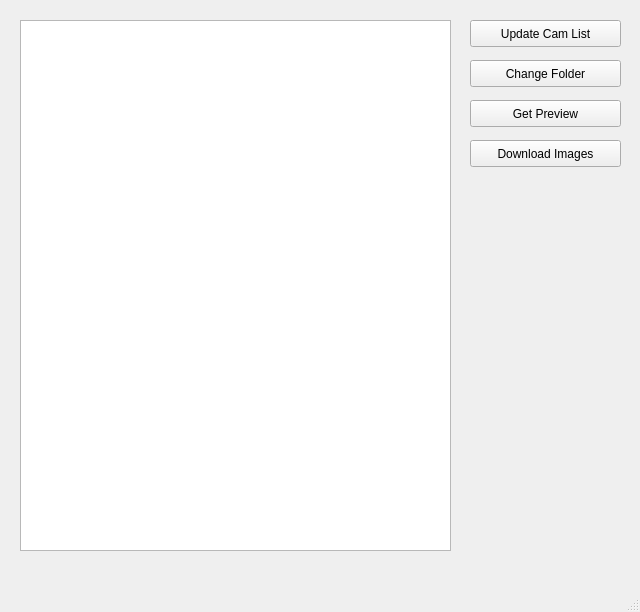
<?xml version="1.0" encoding="UTF-8"?>
<ui version="4.0">
 <class>MainWindow</class>
 <widget class="QMainWindow" name="MainWindow">
  <property name="geometry">
   <rect>
    <x>0</x>
    <y>0</y>
    <width>640</width>
    <height>612</height>
   </rect>
  </property>
  <property name="windowTitle">
   <string>MainWindow</string>
  </property>
  <widget class="QWidget" name="centralwidget">
   <widget class="QPushButton" name="updateButton">
    <property name="geometry">
     <rect>
      <x>470</x>
      <y>20</y>
      <width>151</width>
      <height>27</height>
     </rect>
    </property>
    <property name="text">
     <string>Update Cam List</string>
    </property>
   </widget>
   <widget class="QPushButton" name="folderButton">
    <property name="geometry">
     <rect>
      <x>470</x>
      <y>60</y>
      <width>151</width>
      <height>27</height>
     </rect>
    </property>
    <property name="text">
     <string>Change Folder</string>
    </property>
   </widget>
   <widget class="QPushButton" name="previewButton">
    <property name="geometry">
     <rect>
      <x>470</x>
      <y>100</y>
      <width>151</width>
      <height>27</height>
     </rect>
    </property>
    <property name="text">
     <string>Get Preview</string>
    </property>
   </widget>
   <widget class="QPushButton" name="downloadButton">
    <property name="geometry">
     <rect>
      <x>470</x>
      <y>140</y>
      <width>151</width>
      <height>27</height>
     </rect>
    </property>
    <property name="text">
     <string>Download Images</string>
    </property>
   </widget>
   <widget class="QTableView" name="tableView">
    <property name="geometry">
     <rect>
      <x>20</x>
      <y>20</y>
      <width>431</width>
      <height>531</height>
     </rect>
    </property>
   </widget>
  </widget>
  <widget class="QMenuBar" name="menubar">
   <property name="geometry">
    <rect>
     <x>0</x>
     <y>0</y>
     <width>640</width>
     <height>25</height>
    </rect>
   </property>
  </widget>
  <widget class="QStatusBar" name="statusbar"/>
 </widget>
 <resources/>
 <connections/>
</ui>
